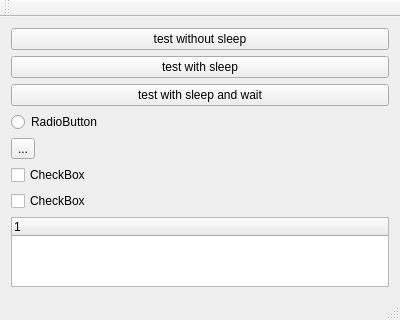
<?xml version="1.0" encoding="UTF-8"?>
<ui version="4.0">
 <class>CpuMainWindow</class>
 <widget class="QMainWindow" name="CpuMainWindow">
  <property name="geometry">
   <rect>
    <x>0</x>
    <y>0</y>
    <width>400</width>
    <height>300</height>
   </rect>
  </property>
  <property name="windowTitle">
   <string>CpuMainWindow</string>
  </property>
  <widget class="QWidget" name="centralWidget">
   <layout class="QVBoxLayout" name="verticalLayout">
    <item>
     <widget class="QPushButton" name="pushButton">
      <property name="text">
       <string>test without sleep</string>
      </property>
     </widget>
    </item>
    <item>
     <widget class="QPushButton" name="pushButton_sleep">
      <property name="text">
       <string>test with sleep</string>
      </property>
     </widget>
    </item>
    <item>
     <widget class="QPushButton" name="pushButton_sleep_wait">
      <property name="text">
       <string>test with sleep and wait</string>
      </property>
     </widget>
    </item>
    <item>
     <widget class="QRadioButton" name="radioButton">
      <property name="text">
       <string>RadioButton</string>
      </property>
     </widget>
    </item>
    <item>
     <widget class="QToolButton" name="toolButton">
      <property name="text">
       <string>...</string>
      </property>
     </widget>
    </item>
    <item>
     <widget class="QCheckBox" name="checkBox_2">
      <property name="text">
       <string>CheckBox</string>
      </property>
     </widget>
    </item>
    <item>
     <widget class="QCheckBox" name="checkBox">
      <property name="text">
       <string>CheckBox</string>
      </property>
     </widget>
    </item>
    <item>
     <widget class="QTreeWidget" name="treeWidget">
      <column>
       <property name="text">
        <string notr="true">1</string>
       </property>
      </column>
     </widget>
    </item>
   </layout>
  </widget>
  <widget class="QMenuBar" name="menuBar">
   <property name="geometry">
    <rect>
     <x>0</x>
     <y>0</y>
     <width>400</width>
     <height>23</height>
    </rect>
   </property>
  </widget>
  <widget class="QToolBar" name="mainToolBar">
   <attribute name="toolBarArea">
    <enum>TopToolBarArea</enum>
   </attribute>
   <attribute name="toolBarBreak">
    <bool>false</bool>
   </attribute>
  </widget>
  <widget class="QStatusBar" name="statusBar"/>
 </widget>
 <layoutdefault spacing="6" margin="11"/>
 <resources/>
 <connections/>
</ui>
